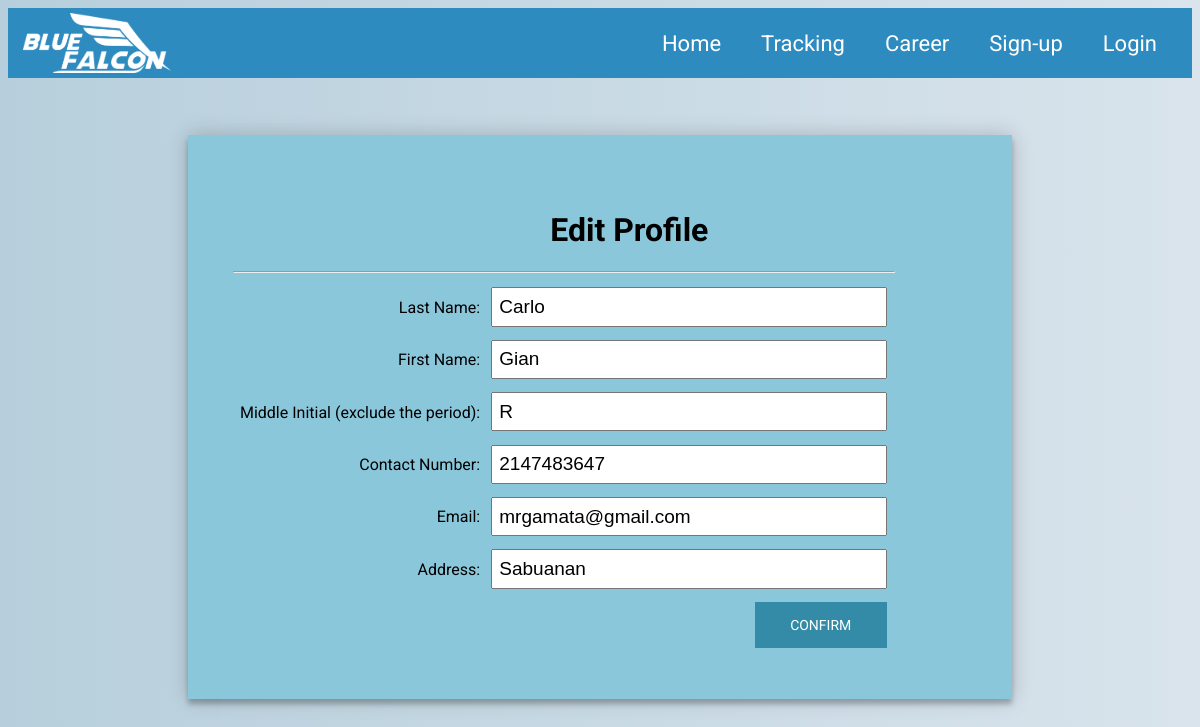
Screenshot of /editprofile.php?Sender_ID=1 with the database file from the repository.
### tables this page shows
CREATE TABLE `sender` (
  `Sender_ID` int(11) NOT NULL,
  `Sender_LastName` varchar(256) NOT NULL,
  `Sender_FirstName` varchar(256) NOT NULL,
  `Sender_MiddleInitial` varchar(2) NOT NULL,
  `Sender_Address` varchar(256) NOT NULL,
  `Sender_ContactNum` varchar(255) NOT NULL,
  `Sender_Email` varchar(256) NOT NULL,
  `Username` varchar(256) NOT NULL
);

### editprofile.php (the view, shortened to what this page needs)
<?php
	include_once 'header.php';
 ?>
 <!DOCTYPE html>
 <html>
 <head>
 	<link rel="stylesheet" type="text/css" href="css/profile.css" />
 </head>
 <body>
 	<?php
 	$counter=0;
	?>
	 	<br>
	 	<br>
	 	<br>
	 	<?php
	 		echo "<form action='./editprofile.php' method='post' id='myForm'>";
	 		echo "<h1>Edit Profile</h1>";
	 		echo "<hr style='width:100%;text-align:center;margin-left:0'>";
	 		if ($counter == 0) {
	 			if(isset($_GET['Sender_ID'])){
					$id = $_GET['Sender_ID'];
				require 'includes\dbh.inc.php';
		 		$query = "select * from Sender where Sender_ID = '".$id."'";
		 		$result = mysqli_query($conn,$query);
				$orig = mysqli_fetch_assoc($result);
				echo "Last Name: <input type='text' name='Sender_LastName' value='".$orig['Sender_LastName']."'><br>";
				echo "First Name: <input type='text' name='Sender_FirstName' value='".$orig['Sender_FirstName']."'><br>";
				echo "Middle Initial (exclude the period): <input type='text' name='Sender_MiddleInitial' value='".$orig['Sender_MiddleInitial']."'><br>";
				echo "Contact Number: <input type='text' name='Sender_ContactNum' value='".$orig['Sender_ContactNum']."'><br>";
				echo "Email: <input type='text' name='Sender_Email' value='".$orig['Sender_Email']."'><br>";
				echo "Address: <input type='text' name='Sender_Address' value='".$orig['Sender_Address']."'><br>";
				echo "<input type='submit' value='Confirm' id='mySubmit' onclick=\"location.href='./profile.php'\">";
				echo"</form>";
				}
	 		}
	 	?>
 </body>
 </html>

### css/profile.css (style rules this page uses)
#mySubmit { font-family: "Roboto", sans-serif; text-transform: uppercase; outline: 0; background:#338BA8 ; width: 20%; border: 0; padding: 15px; color: #FFFFFF; font-size: 14px; -webkit-transition: all 0.3 ease; transition: all 0.3 ease; cursor: pointer; }
h1 { width: 100%; padding-top: 10px; }
body { background: #D9E4EC; background: -webkit-linear-gradient(right, #D9E4EC, #B7CFDC); background: -moz-linear-gradient(right, #D9E4EC, #B7CFDC); background: -o-linear-gradient(right, #D9E4EC, #B7CFDC); background: linear-gradient(to left, #D9E4EC, #B7CFDC); font-family: "Roboto", sans-serif; -webkit-font-smoothing: antialiased; -moz-osx-font-smoothing: grayscale; }
#myForm { position: relative; z-index: 1; background: #8AC7DB; max-width: 660px; margin: 0 auto 100px; padding: 45px; padding-right: 10%; text-align: right; box-shadow: 0 0 20px 0 rgba(0, 0, 0, 0.2), 0 5px 5px 0 rgba(0, 0, 0, 0.24); }
#myForm h1 { text-align: center; padding-left: 10%; }
#myForm #mySubmit { width: 20%; }

### editprofile.php (style rules this page uses)
input { width: 60%; padding: 1%; margin: 1%; font-size: 19px; }

### rows the page displays
sender: Sender_LastName "Carlo", Sender_FirstName "Gian", Sender_MiddleInitial "R", Sender_ContactNum "2147483647", Sender_Email "mrgamata@gmail.com", Sender_Address "Sabuanan"
